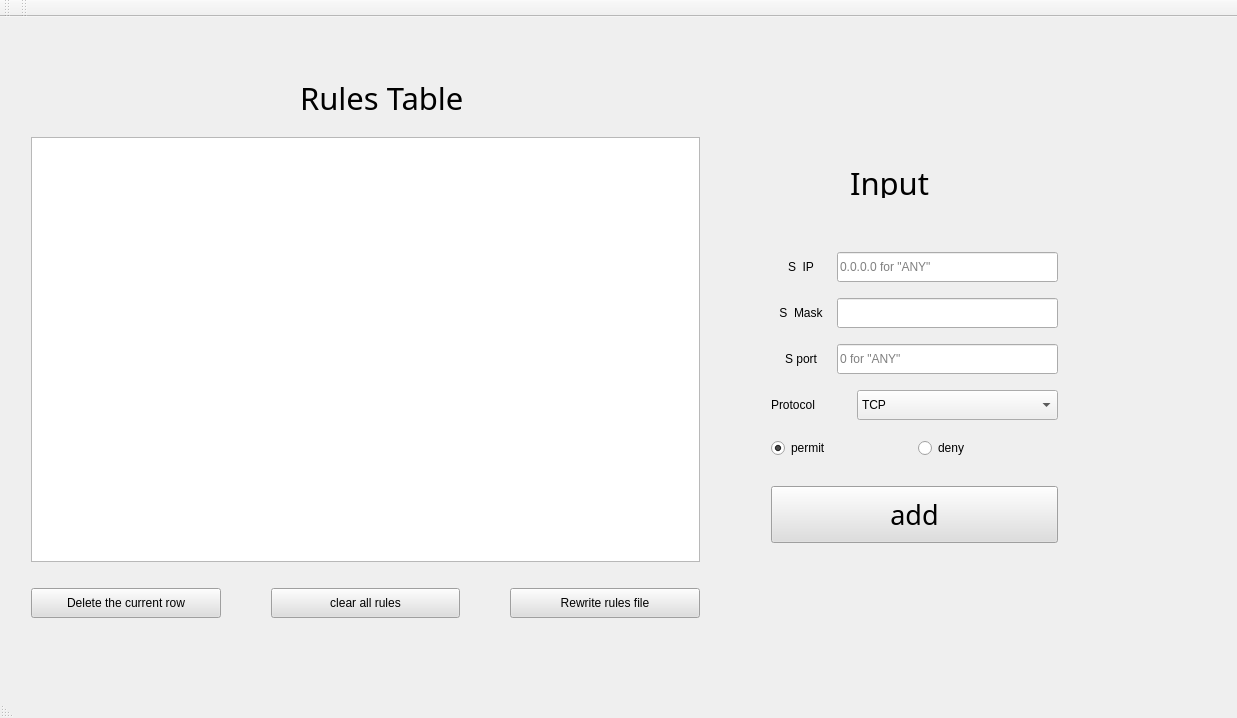
<?xml version="1.0" encoding="UTF-8"?>
<ui version="4.0">
 <class>firewall</class>
 <widget class="QMainWindow" name="firewall">
  <property name="windowModality">
   <enum>Qt::NonModal</enum>
  </property>
  <property name="enabled">
   <bool>true</bool>
  </property>
  <property name="geometry">
   <rect>
    <x>0</x>
    <y>0</y>
    <width>1237</width>
    <height>718</height>
   </rect>
  </property>
  <property name="maximumSize">
   <size>
    <width>167772</width>
    <height>167772</height>
   </size>
  </property>
  <property name="windowTitle">
   <string>firewall</string>
  </property>
  <widget class="QWidget" name="centralWidget">
   <widget class="QWidget" name="layoutWidget">
    <property name="geometry">
     <rect>
      <x>20</x>
      <y>120</y>
      <width>691</width>
      <height>481</height>
     </rect>
    </property>
    <layout class="QVBoxLayout" name="verticalLayout_4">
     <property name="topMargin">
      <number>0</number>
     </property>
     <property name="bottomMargin">
      <number>0</number>
     </property>
     <item>
      <widget class="QTableWidget" name="ruleListTable">
       <property name="sizePolicy">
        <sizepolicy hsizetype="Expanding" vsizetype="Expanding">
         <horstretch>4</horstretch>
         <verstretch>0</verstretch>
        </sizepolicy>
       </property>
       <property name="focusPolicy">
        <enum>Qt::ClickFocus</enum>
       </property>
       <property name="styleSheet">
        <string notr="true">alternate-background-color: rgb(120, 73, 73);
selection-background-color: rgb(62, 181, 0);
gridline-color: rgb(56, 173, 0);
selection-color: rgb(255, 255, 255);
border-color: rgb(133, 155, 200);</string>
       </property>
       <property name="sizeAdjustPolicy">
        <enum>QAbstractScrollArea::AdjustToContents</enum>
       </property>
       <property name="autoScrollMargin">
        <number>0</number>
       </property>
       <property name="gridStyle">
        <enum>Qt::SolidLine</enum>
       </property>
       <property name="cornerButtonEnabled">
        <bool>true</bool>
       </property>
       <attribute name="verticalHeaderStretchLastSection">
        <bool>true</bool>
       </attribute>
      </widget>
     </item>
     <item>
      <layout class="QHBoxLayout" name="horizontalLayout_8">
       <property name="spacing">
        <number>50</number>
       </property>
       <property name="topMargin">
        <number>20</number>
       </property>
       <property name="bottomMargin">
        <number>0</number>
       </property>
       <item>
        <widget class="QPushButton" name="deleteBtn">
         <property name="minimumSize">
          <size>
           <width>0</width>
           <height>30</height>
          </size>
         </property>
         <property name="baseSize">
          <size>
           <width>0</width>
           <height>30</height>
          </size>
         </property>
         <property name="styleSheet">
          <string notr="true">color: rgb(0, 0, 0);
background-color: rgb(222, 222, 222);</string>
         </property>
         <property name="text">
          <string>Delete the current row</string>
         </property>
        </widget>
       </item>
       <item>
        <widget class="QPushButton" name="clearBtn">
         <property name="minimumSize">
          <size>
           <width>0</width>
           <height>30</height>
          </size>
         </property>
         <property name="styleSheet">
          <string notr="true">background-color: rgb(222, 222, 222);
color: rgb(0, 0, 0);</string>
         </property>
         <property name="text">
          <string>clear all rules</string>
         </property>
        </widget>
       </item>
       <item>
        <widget class="QPushButton" name="rewriteDefaultRulesFile">
         <property name="minimumSize">
          <size>
           <width>0</width>
           <height>30</height>
          </size>
         </property>
         <property name="styleSheet">
          <string notr="true">color: rgb(0, 0, 0);
background-color: rgb(222, 222, 222);</string>
         </property>
         <property name="text">
          <string>Rewrite rules file</string>
         </property>
        </widget>
       </item>
      </layout>
     </item>
    </layout>
   </widget>
   <widget class="QWidget" name="layoutWidget">
    <property name="geometry">
     <rect>
      <x>760</x>
      <y>210</y>
      <width>309</width>
      <height>331</height>
     </rect>
    </property>
    <layout class="QVBoxLayout" name="verticalLayout_3">
     <property name="topMargin">
      <number>5</number>
     </property>
     <property name="bottomMargin">
      <number>5</number>
     </property>
     <item>
      <layout class="QVBoxLayout" name="verticalLayout">
       <property name="topMargin">
        <number>10</number>
       </property>
       <item>
        <layout class="QHBoxLayout" name="horizontalLayout">
         <property name="topMargin">
          <number>10</number>
         </property>
         <item>
          <widget class="QLabel" name="label">
           <property name="minimumSize">
            <size>
             <width>60</width>
             <height>30</height>
            </size>
           </property>
           <property name="maximumSize">
            <size>
             <width>60</width>
             <height>16777215</height>
            </size>
           </property>
           <property name="text">
            <string>S  IP</string>
           </property>
           <property name="alignment">
            <set>Qt::AlignCenter</set>
           </property>
          </widget>
         </item>
         <item>
          <widget class="QLineEdit" name="sourceIPInput">
           <property name="minimumSize">
            <size>
             <width>0</width>
             <height>30</height>
            </size>
           </property>
           <property name="placeholderText">
            <string>0.0.0.0 for &quot;ANY&quot;</string>
           </property>
          </widget>
         </item>
        </layout>
       </item>
       <item>
        <layout class="QHBoxLayout" name="horizontalLayout_9">
         <property name="topMargin">
          <number>10</number>
         </property>
         <item>
          <widget class="QLabel" name="label_6">
           <property name="minimumSize">
            <size>
             <width>60</width>
             <height>30</height>
            </size>
           </property>
           <property name="maximumSize">
            <size>
             <width>60</width>
             <height>16777215</height>
            </size>
           </property>
           <property name="text">
            <string>S  Mask</string>
           </property>
           <property name="alignment">
            <set>Qt::AlignCenter</set>
           </property>
          </widget>
         </item>
         <item>
          <widget class="QLineEdit" name="sourceMaskInput">
           <property name="minimumSize">
            <size>
             <width>0</width>
             <height>30</height>
            </size>
           </property>
           <property name="placeholderText">
            <string/>
           </property>
          </widget>
         </item>
        </layout>
       </item>
       <item>
        <layout class="QHBoxLayout" name="horizontalLayout_2">
         <property name="topMargin">
          <number>10</number>
         </property>
         <item>
          <widget class="QLabel" name="label_3">
           <property name="minimumSize">
            <size>
             <width>60</width>
             <height>30</height>
            </size>
           </property>
           <property name="maximumSize">
            <size>
             <width>60</width>
             <height>16777215</height>
            </size>
           </property>
           <property name="text">
            <string>S port</string>
           </property>
           <property name="alignment">
            <set>Qt::AlignCenter</set>
           </property>
          </widget>
         </item>
         <item>
          <widget class="QLineEdit" name="sourcePortInput">
           <property name="minimumSize">
            <size>
             <width>0</width>
             <height>30</height>
            </size>
           </property>
           <property name="placeholderText">
            <string>0 for &quot;ANY&quot;</string>
           </property>
          </widget>
         </item>
        </layout>
       </item>
      </layout>
     </item>
     <item>
      <layout class="QHBoxLayout" name="horizontalLayout_7">
       <property name="topMargin">
        <number>10</number>
       </property>
       <item>
        <widget class="QLabel" name="label_5">
         <property name="maximumSize">
          <size>
           <width>80</width>
           <height>16777215</height>
          </size>
         </property>
         <property name="text">
          <string>Protocol</string>
         </property>
        </widget>
       </item>
       <item>
        <widget class="QComboBox" name="protocolComboBox">
         <property name="minimumSize">
          <size>
           <width>0</width>
           <height>30</height>
          </size>
         </property>
         <item>
          <property name="text">
           <string>TCP</string>
          </property>
         </item>
         <item>
          <property name="text">
           <string>UDP</string>
          </property>
         </item>
         <item>
          <property name="text">
           <string>ICMP</string>
          </property>
         </item>
         <item>
          <property name="text">
           <string>ANY</string>
          </property>
         </item>
        </widget>
       </item>
      </layout>
     </item>
     <item>
      <layout class="QHBoxLayout" name="horizontalLayout_6">
       <property name="topMargin">
        <number>10</number>
       </property>
       <item>
        <widget class="QRadioButton" name="permit">
         <property name="minimumSize">
          <size>
           <width>0</width>
           <height>24</height>
          </size>
         </property>
         <property name="text">
          <string>permit</string>
         </property>
         <property name="checked">
          <bool>true</bool>
         </property>
         <attribute name="buttonGroup">
          <string notr="true">buttonGroup</string>
         </attribute>
        </widget>
       </item>
       <item>
        <widget class="QRadioButton" name="deny">
         <property name="minimumSize">
          <size>
           <width>0</width>
           <height>24</height>
          </size>
         </property>
         <property name="text">
          <string>deny</string>
         </property>
         <property name="checked">
          <bool>false</bool>
         </property>
         <attribute name="buttonGroup">
          <string notr="true">buttonGroup</string>
         </attribute>
        </widget>
       </item>
      </layout>
     </item>
     <item>
      <layout class="QHBoxLayout" name="horizontalLayout_3">
       <property name="topMargin">
        <number>20</number>
       </property>
       <property name="bottomMargin">
        <number>10</number>
       </property>
       <item>
        <widget class="QPushButton" name="addBtn">
         <property name="enabled">
          <bool>true</bool>
         </property>
         <property name="sizePolicy">
          <sizepolicy hsizetype="Expanding" vsizetype="Expanding">
           <horstretch>0</horstretch>
           <verstretch>0</verstretch>
          </sizepolicy>
         </property>
         <property name="maximumSize">
          <size>
           <width>1677</width>
           <height>16777215</height>
          </size>
         </property>
         <property name="font">
          <font>
           <family>Abyssinica SIL</family>
           <pointsize>20</pointsize>
          </font>
         </property>
         <property name="styleSheet">
          <string notr="true">background-color: rgb(222, 222, 222);
color: rgb(0, 0, 0);</string>
         </property>
         <property name="text">
          <string>add</string>
         </property>
         <property name="iconSize">
          <size>
           <width>30</width>
           <height>30</height>
          </size>
         </property>
        </widget>
       </item>
      </layout>
     </item>
    </layout>
   </widget>
   <widget class="QLabel" name="label_8">
    <property name="geometry">
     <rect>
      <x>850</x>
      <y>150</y>
      <width>91</width>
      <height>31</height>
     </rect>
    </property>
    <property name="font">
     <font>
      <family>Abyssinica SIL</family>
      <pointsize>23</pointsize>
     </font>
    </property>
    <property name="text">
     <string>Input</string>
    </property>
   </widget>
   <widget class="QLabel" name="label_9">
    <property name="geometry">
     <rect>
      <x>300</x>
      <y>60</y>
      <width>181</width>
      <height>41</height>
     </rect>
    </property>
    <property name="font">
     <font>
      <family>Abyssinica SIL</family>
      <pointsize>23</pointsize>
     </font>
    </property>
    <property name="text">
     <string>Rules Table</string>
    </property>
   </widget>
  </widget>
  <widget class="QToolBar" name="mainToolBar">
   <attribute name="toolBarArea">
    <enum>TopToolBarArea</enum>
   </attribute>
   <attribute name="toolBarBreak">
    <bool>false</bool>
   </attribute>
  </widget>
  <widget class="QStatusBar" name="statusBar">
   <property name="layoutDirection">
    <enum>Qt::RightToLeft</enum>
   </property>
  </widget>
  <widget class="QToolBar" name="toolBar">
   <property name="windowTitle">
    <string>toolBar</string>
   </property>
   <attribute name="toolBarArea">
    <enum>TopToolBarArea</enum>
   </attribute>
   <attribute name="toolBarBreak">
    <bool>false</bool>
   </attribute>
  </widget>
  <widget class="QMenuBar" name="menuBar">
   <property name="geometry">
    <rect>
     <x>0</x>
     <y>0</y>
     <width>1237</width>
     <height>22</height>
    </rect>
   </property>
  </widget>
 </widget>
 <layoutdefault spacing="6" margin="11"/>
 <resources/>
 <connections/>
 <buttongroups>
  <buttongroup name="buttonGroup"/>
 </buttongroups>
</ui>
